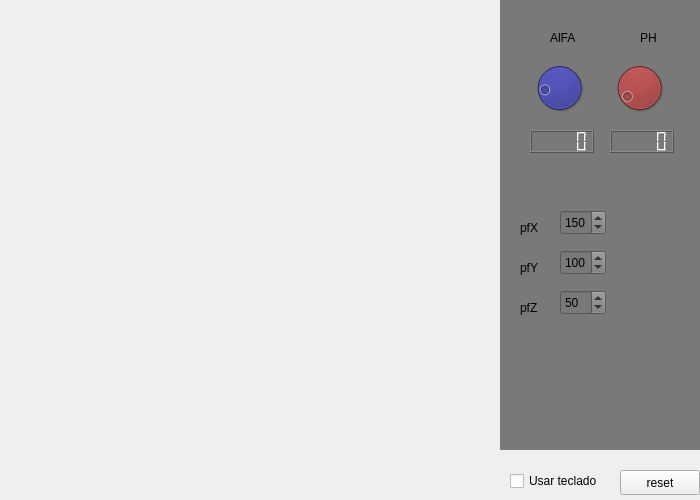
<?xml version="1.0" encoding="UTF-8"?>
<ui version="4.0">
 <class>Widget</class>
 <widget class="QWidget" name="Widget">
  <property name="geometry">
   <rect>
    <x>0</x>
    <y>0</y>
    <width>700</width>
    <height>500</height>
   </rect>
  </property>
  <property name="windowTitle">
   <string>Widget</string>
  </property>
  <widget class="QWidget" name="widget" native="true">
   <property name="geometry">
    <rect>
     <x>500</x>
     <y>0</y>
     <width>200</width>
     <height>450</height>
    </rect>
   </property>
   <property name="autoFillBackground">
    <bool>false</bool>
   </property>
   <property name="styleSheet">
    <string notr="true">background-color: rgb(121, 121, 121);</string>
   </property>
   <widget class="QLCDNumber" name="lcdNumber">
    <property name="geometry">
     <rect>
      <x>30</x>
      <y>130</y>
      <width>64</width>
      <height>23</height>
     </rect>
    </property>
   </widget>
   <widget class="QLCDNumber" name="lcdNumber_2">
    <property name="geometry">
     <rect>
      <x>110</x>
      <y>130</y>
      <width>64</width>
      <height>23</height>
     </rect>
    </property>
   </widget>
   <widget class="QLabel" name="label">
    <property name="geometry">
     <rect>
      <x>50</x>
      <y>30</y>
      <width>26</width>
      <height>16</height>
     </rect>
    </property>
    <property name="text">
     <string>AlFA</string>
    </property>
   </widget>
   <widget class="QDial" name="dial">
    <property name="geometry">
     <rect>
      <x>30</x>
      <y>60</y>
      <width>59</width>
      <height>56</height>
     </rect>
    </property>
    <property name="styleSheet">
     <string notr="true">background-color: rgb(0, 0, 127);</string>
    </property>
    <property name="maximum">
     <number>360</number>
    </property>
    <property name="value">
     <number>63</number>
    </property>
   </widget>
   <widget class="QDial" name="dial_2">
    <property name="geometry">
     <rect>
      <x>110</x>
      <y>60</y>
      <width>59</width>
      <height>56</height>
     </rect>
    </property>
    <property name="styleSheet">
     <string notr="true">background-color: rgb(170, 0, 0);</string>
    </property>
    <property name="maximum">
     <number>360</number>
    </property>
    <property name="value">
     <number>30</number>
    </property>
   </widget>
   <widget class="QLabel" name="label_2">
    <property name="geometry">
     <rect>
      <x>140</x>
      <y>30</y>
      <width>17</width>
      <height>16</height>
     </rect>
    </property>
    <property name="text">
     <string>PHI</string>
    </property>
   </widget>
   <widget class="QSpinBox" name="spinBox">
    <property name="geometry">
     <rect>
      <x>60</x>
      <y>210</y>
      <width>46</width>
      <height>25</height>
     </rect>
    </property>
    <property name="maximum">
     <number>200</number>
    </property>
    <property name="singleStep">
     <number>1</number>
    </property>
    <property name="value">
     <number>150</number>
    </property>
   </widget>
   <widget class="QSpinBox" name="spinBox_2">
    <property name="geometry">
     <rect>
      <x>60</x>
      <y>250</y>
      <width>46</width>
      <height>25</height>
     </rect>
    </property>
    <property name="maximum">
     <number>200</number>
    </property>
    <property name="value">
     <number>100</number>
    </property>
   </widget>
   <widget class="QSpinBox" name="spinBox_3">
    <property name="geometry">
     <rect>
      <x>60</x>
      <y>290</y>
      <width>46</width>
      <height>25</height>
     </rect>
    </property>
    <property name="maximum">
     <number>200</number>
    </property>
    <property name="value">
     <number>50</number>
    </property>
   </widget>
   <widget class="QLabel" name="label_3">
    <property name="geometry">
     <rect>
      <x>20</x>
      <y>220</y>
      <width>19</width>
      <height>16</height>
     </rect>
    </property>
    <property name="text">
     <string>pfX</string>
    </property>
   </widget>
   <widget class="QLabel" name="label_4">
    <property name="geometry">
     <rect>
      <x>20</x>
      <y>260</y>
      <width>18</width>
      <height>16</height>
     </rect>
    </property>
    <property name="text">
     <string>pfY</string>
    </property>
   </widget>
   <widget class="QLabel" name="label_5">
    <property name="geometry">
     <rect>
      <x>20</x>
      <y>300</y>
      <width>18</width>
      <height>16</height>
     </rect>
    </property>
    <property name="text">
     <string>pfZ</string>
    </property>
   </widget>
  </widget>
  <widget class="QCheckBox" name="checkBox">
   <property name="geometry">
    <rect>
     <x>510</x>
     <y>470</y>
     <width>100</width>
     <height>22</height>
    </rect>
   </property>
   <property name="text">
    <string>Usar teclado</string>
   </property>
  </widget>
  <widget class="QPushButton" name="pushButton">
   <property name="geometry">
    <rect>
     <x>620</x>
     <y>470</y>
     <width>80</width>
     <height>25</height>
    </rect>
   </property>
   <property name="text">
    <string>reset</string>
   </property>
  </widget>
 </widget>
 <resources/>
 <connections/>
</ui>
